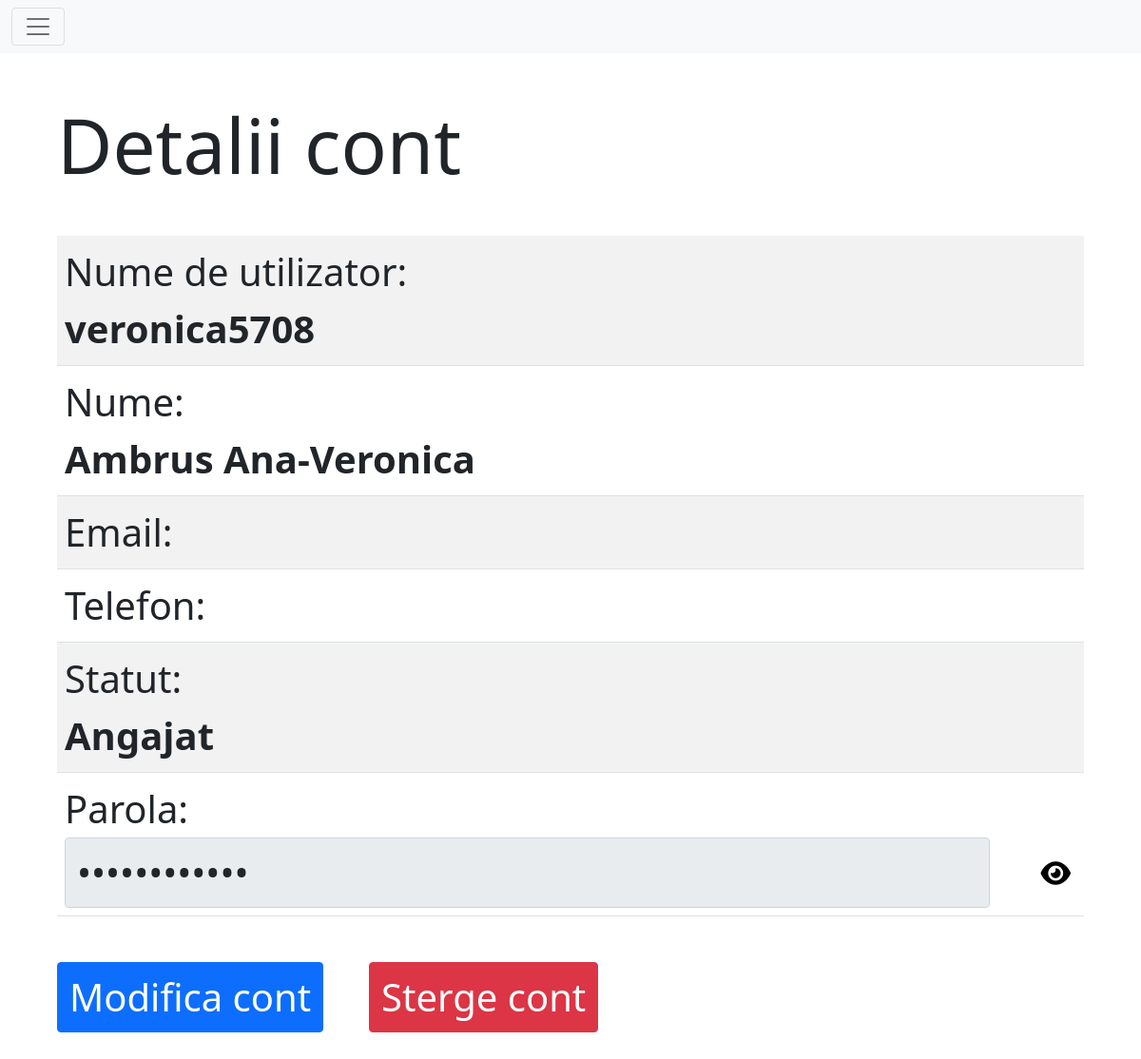
The page /cont/detalii/veronica5708 (signed in) on the database its author committed.
### main/models.py (models this page shows, shortened)
class User(AbstractUser):
    nume = models.CharField(blank=False, max_length=50, default="Angajat")
    email = models.EmailField(blank=True, null=False)
    telefon = models.CharField(blank=True, null=False, default='', max_length=15)
    role = models.CharField(blank=False, default="Angajat", max_length=20)
    class Meta:
        verbose_name='Utilizator'
        verbose_name_plural='Utilizatori'

### main/views.py (the view, shortened to what this page needs)
# urls.py: path("cont/detalii", login_required(views.detalii), name="detalii"),
def detalii(request, username=None):
    user = request.user
    if username is not None and (user.role == "Manager" or user.role == "Admin"):
        newuser = models.User.objects.get(username=username)
        if user.role == "Manager" and newuser.role == "Admin":
            messages.success(request, ("Nu aveti acces la contul de administrator de pe un cont de manager!"))
            return HttpResponseRedirect(request.META.get('HTTP_REFERER', '/'))
        if user.role == "Manager" and request.method == 'POST' and request.POST['role'] == "Admin":
            messages.success(request, ("Nu puteti creea un administrator de pe un cont de manager!"))
            return HttpResponseRedirect(request.META.get('HTTP_REFERER', '/'))
        user = newuser
    elif username is not None:
        messages.success(request, ("Nu puteti vizualiza un alt cont daca nu sunteti cel putin manager!"))
        return redirect('detalii')
    return render(request, 'detalii.html', {"userdata": user})

### main/templatetags/mytags.py (called while the page is built)
@register.filter(name='role_at_least')
def role_at_least(user, name):
    priorit = {
        "Angajat": 1,
        "Viewer": 2,
        "Manager": 3,
        "Admin": 4,
    }
    if not user.is_authenticated:
        return False
    if name in priorit.keys():
        return priorit[user.role] >= priorit[name]
    return False

### templates/detalii.html (shortened to what this page needs)
{% extends 'base.html' %}
{% block content %}
{% load mytags %}
<div class="container-fluid m-5 fs-1 w-auto">
    <h1 class="my-5" style="font-size: 200%">Detalii cont</h1>
    <table class="table table-striped table-hover w-90">
      <tr>
          <th> <span class="fw-normal"> Nume de utilizator:</span><br> {{ userdata.username }}</th>
      </tr>
        <tr>
          <th> <span class="fw-normal">Nume:</span><br>{{ userdata.nume }} </th>
      </tr>
        <tr>
          <th> <span class="fw-normal">Email:</span><br>{{ userdata.email }} </th>
      </tr>
        <tr>
          <th> <span class="fw-normal">Telefon:</span><br>{{ userdata.telefon }} </th>
      </tr>
        <tr>
          <th> <span class="fw-normal">Statut:</span><br>{{ userdata.role }} </th>
      </tr>
        <tr>
          <th>
              <span class="fw-normal">Parola:</span><br>
              <div class="d-flex flex-row">
                <input autocomplete="off" type="password" id='inputPwd' class="form-control fs-1 me-5" value="{{ userdata.password }}" disabled>
                <button onclick="toogleViewPwd()" class="fs-3 border-0" style="background-color: transparent" id="btnPwd"> <i class="fa-solid fa-eye"></i> </button>
              </div>
          </th>
      </tr>
    </table>
    <div class="d-flex flex-row mt-5">
        <button class="btn btn-primary fs-1 me-5 text-nowrap" onclick="toogleViewModif()"> Modifica cont </button>
        {% if userdata != request.user and request.user|role_at_least:"Manager" %}<button data-bs-toggle="modal" data-bs-target="#modalDelete" class="btn btn-danger fs-1 me-5"> Sterge cont </button>{% endif %}
    </div>
            {% load mytags %}
</div>
{% endblock %}

### templates/detalii.html (style rules this page uses)
.w-90 { width: 90vw; }

### rows shown on the page
User: username "veronica5708", nume "Ambrus Ana-Veronica", role "Angajat"
